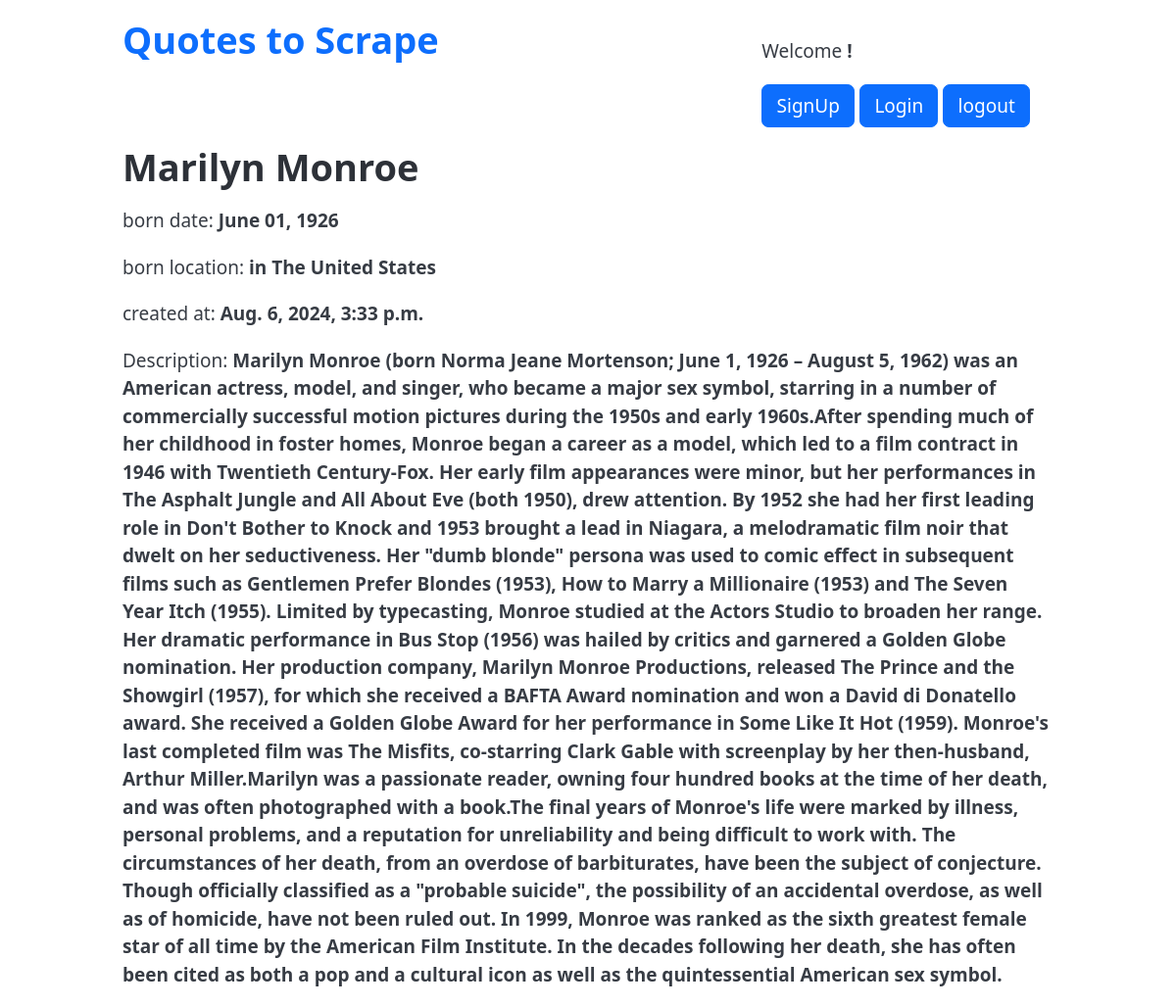
Page /detail_author/5 on the committed database.
### quoteapp/models.py (models this page shows)
class Quote(models.Model):
    quote = models.TextField()
    tags = models.ManyToManyField(Tag)
    author = models.ForeignKey(Author, on_delete=models.CASCADE, default=None, null=True)
    created_at = models.DateTimeField(auto_now_add=True)

class Author(models.Model):
    fullname = models.CharField(max_length=50)
    born_date = models.CharField(max_length=50)
    born_location = models.CharField(max_length=150)
    description = models.TextField()
    created_at = models.DateTimeField(auto_now_add=True)

### quoteapp/views.py (the view)
# urls.py: path('detail_author/<int:quote_id>', views.detail_author, name="detail_author"),
def detail_author(request, quote_id):
    quote = get_object_or_404(Quote, pk=quote_id)
    return render(request, 'quoteapp/detail_author.html', {"quote": quote})

### quoteapp/templates/quoteapp/detail_author.html
{% extends "quoteapp/base.html" %} {% load extract_tags %} {% block content %}
<h1>{{quote.author.fullname}}</h1>
<p>born date: <b>{{quote.author.born_date}}</b></p>
<p>born location: <b>{{quote.author.born_location}}</b></p>
<p>created at: <b>{{quote.author.created_at}}</b></p>
<p>Description: <b>{{quote.author.description}}</b></p>
{% endblock %}

### rows in the picture
Quote: author.fullname "Marilyn Monroe", author.born_date "June 01, 1926", author.born_location "in The United States", author.created_at "Aug. 6, 2024, 3:33 p.m.", author.description "Marilyn Monroe (born Norma Jeane Mortenson; June 1, 1926 – August 5, 1962) was an American actress, model, and singer, who became a major sex symbol, starring in a number of commercially successful motion pictures during the 1950s and early 1960s.After spending much of her childhood in foster homes, Monroe began a career as a model, which led to a film contract in 1946 with Twentieth Century-Fox. Her early film appearances were minor, but her performances in The Asphalt Jungle and All About Eve (both 1950), drew attention. By 1952 she had her first leading role in Don't Bother to Knock and 1953 brought a lead in Niagara, a melodramatic film noir that dwelt on her seductiveness. Her \"dumb…"
